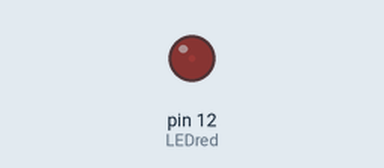
This program was run on a simulated Raspberry Pi (header pin numbers). On the bench: output pins drawn as LEDs (lit = HIGH).

Above: at 0.05 s.
At 0.7 s:
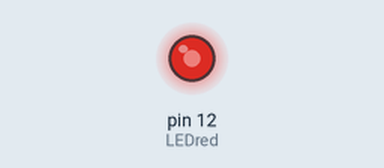
At 1.4 s:
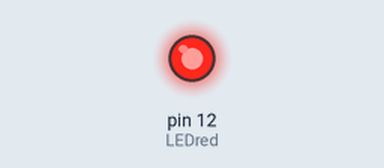
At 2.75 s:
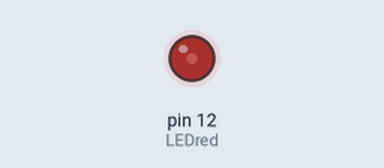
Timing chart, 0 to 5.2 s (numbered marks = the images above):
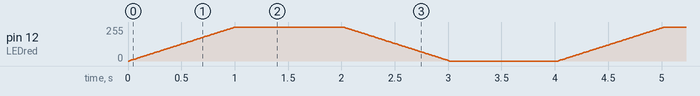

The program:

Task_4.py
```python
import os
import sys
import time
import RPi.GPIO as GPIO

LEDred = 12

GPIO.setmode(GPIO.BOARD)
GPIO.setwarnings(False)
GPIO.setup(LEDred, GPIO.OUT)
GPIO.output(LEDred, GPIO.LOW)

p = GPIO.PWM(LEDred, 500)
p.start(0)

while True:
    for dc in range(0, 101, 1):   #Makes the led brighter
            p.ChangeDutyCycle(dc)
            time.sleep(0.01)
    time.sleep(1)
    for dc in range(100, -1, -1): #Makes the led darker
        p.ChangeDutyCycle(dc)
        time.sleep(0.01)
    time.sleep(1)


    
```
